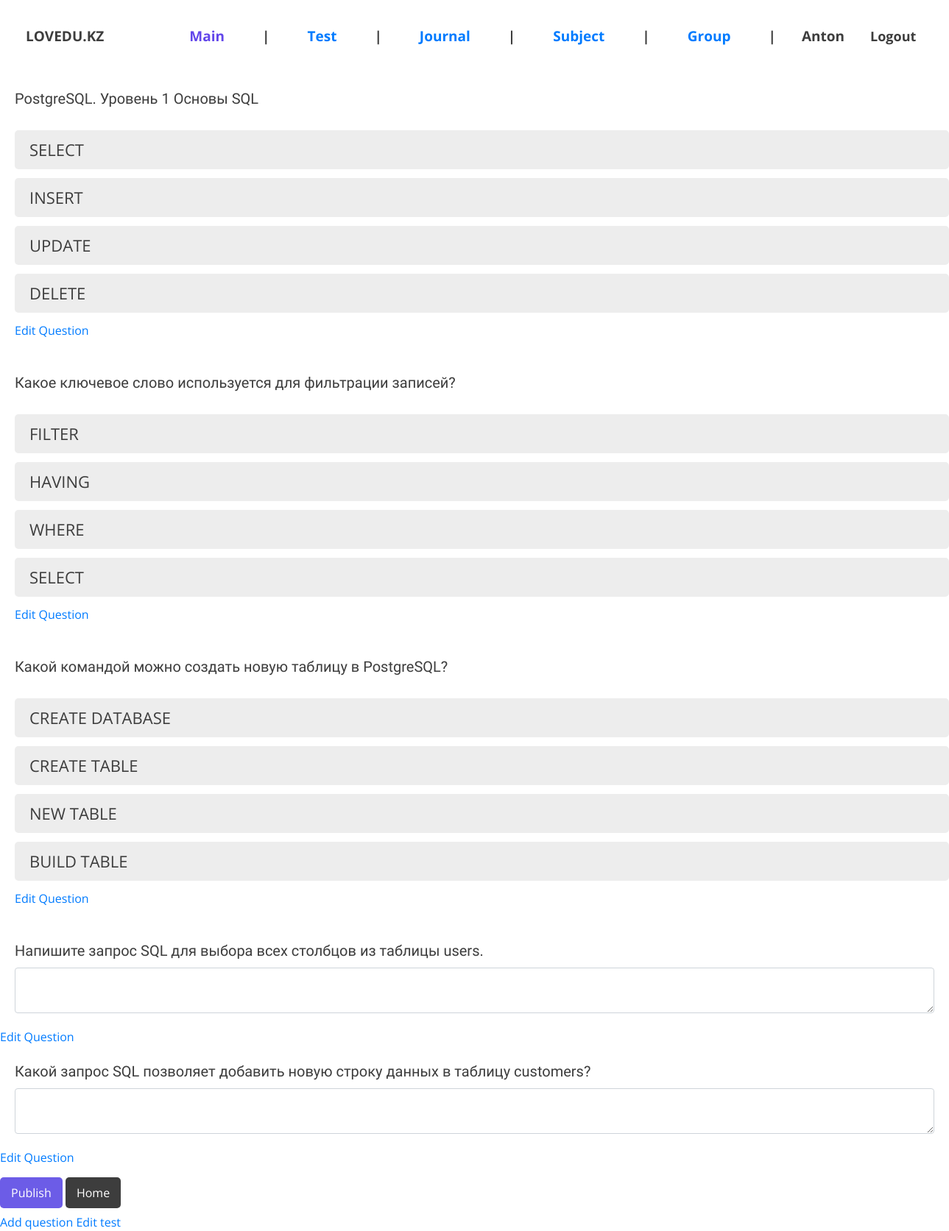
Page /tests/1/ (signed in) on the committed database.
### Quiz/models.py (models this page shows, shortened)
class CustomUser(AbstractUser):
    id = models.AutoField(primary_key=True)
    custom_groups = models.ManyToManyField(
        'CustomGroup',
        verbose_name=_('custom groups'),
        blank=True,
        help_text=_('The custom groups this user belongs to.'),
        related_name="custom_user_groups",
        related_query_name="custom_user",
    )
    user_permissions = models.ManyToManyField(
        Permission,
        verbose_name=_('user permissions'),
        blank=True,
        help_text=_('Specific permissions for this user.'),
        related_name="custom_user_permissions",
        related_query_name="user",
    )
    USER_TYPE_CHOICES = (
        (1, 'student'),
        (2, 'teacher'),
        (3, 'admin'),
    )
    subjects = models.ManyToManyField('Subject', related_name='users', blank=True)
    user_type = models.PositiveSmallIntegerField(choices=USER_TYPE_CHOICES, default=3)

class QuesModel(models.Model):
    id = models.AutoField(primary_key=True)
    test = models.ForeignKey(Test, on_delete=models.CASCADE, null=True)
    question = models.CharField(max_length=200, null=True)
    op1 = models.CharField(max_length=200, null=True)
    op2 = models.CharField(max_length=200, null=True)
    op3 = models.CharField(max_length=200, null=True)
    op4 = models.CharField(max_length=200, null=True)
    ans = models.CharField(max_length=200, null=True)
    QUESTION_TYPE_CHOICES = [
        ('MC', 'Multiple Choice'),
        ('WA', 'Written Answer')
    ]
    question_type = models.CharField(max_length=2, choices=QUESTION_TYPE_CHOICES, default='MC')

### Quiz/views.py (the view, shortened to what this page needs)
# urls.py: path('tests/<int:test_id>/', take_test, name='take_test'),
@never_cache
@login_required
def take_test(request, test_id):
    test = get_object_or_404(Test, pk=test_id)
    if request.user.is_staff:
        questions = QuesModel.objects.filter(test=test)
        return render(request, 'Quiz/tests.html', {'test': test, 'questions': questions})

### Quiz/templates/Quiz/tests.html (shortened to what this page needs)
  {% extends 'Quiz/dependencies.html' %}
  {% load static %}
  {% block content %}
  <head>
     <link rel="stylesheet" href="{% static 'styles/tests.css' %}">
</head>
<form method="post" action="{% url 'test_results' test.id request.user.id %}" id="testForm">
    {% for q in questions %}
      {% if q.question_type == 'WA' %}
    <div class="form-group">
      <label for="answer_{{ q.id }}">{{ q.question }}</label>
      <textarea name="{{ q.question }}" id="answer_{{ q.id }}" class="form-control"></textarea>
    </div>
    {% else %}
      <div class="form-group">
        <label for="question">{{ q.question }}</label>
      </div>
      <div class="form-check">
        <label class="form-check-label" for="option1_{{ q.id }}">
          {{ q.op1 }}
        </label>
      </div>
      <div class="form-check">
        <label class="form-check-label" for="option2_{{ q.id }}">
          {{ q.op2 }}
        </label>
      </div>
      <div class="form-check">
        <label class="form-check-label" for="option3_{{ q.id }}">
          {{ q.op3 }}
        </label>
      </div>
      <div class="form-check">
        <label class="form-check-label" for="option4_{{ q.id }}">
          {{ q.op4 }}
        </label>
        {% endif %}
        {% if request.user.is_staff %}
        <a href="{% url 'edit_question' test_id=test.id ques_id=q.id %}">Edit Question</a>
        {% endif %}
      </div>
      <br>
    {% endfor %}
    <br>
    {% if request.user.is_staff %}
  <a href="{% url 'publish_test' test.id %}" class="save-button">Publish</a>
   <a href="{% url 'home' %}" class="delete-button">Home</a>
  {% endif %}
  </form>
  {% if request.user.is_staff %}
<a href="{% url 'addQuestion' test.id %}">Add question</a>
<a href="{% url 'edit_test' test.id %}">Edit test</a>
  {% endif %}
  {% endblock %}

### Quiz/templates/Quiz/dependencies.html (shortened to what this page needs)
<html>
{% load static %}
<head>
    <link rel="stylesheet" href="https://stackpath.bootstrapcdn.com/bootstrap/4.5.0/css/bootstrap.min.css">
</head>
<body>
    {% include 'Quiz/navbar.html' %}
    {% block content %}
    {% endblock %}
    <br>
</body>
</html>

### Quiz/templates/Quiz/navbar.html (shortened to what this page needs)
{% load static %}
<head>
     <link rel="stylesheet" href="{% static 'styles/style.css' %}">
</head>
	<section class="secmain">
  <div id="menu">
      <p>LOVEDU.KZ</p>
  <div class="separator">
      <a class="nav-link" href="{% url 'home' %}"><span class="main" >Main</span></a>
      <span>|</span>
      {% if request.user.is_staff %}
        <a class="nav-link" href="{% url 'create_test' %}"><span class="test">Test</span></a>
    	<span>|</span>
      {% endif %}
       {% if request.user.is_staff %}
          <a class="nav-link" href="{% url 'journal' %}"><span class="journal">Journal</span></a>
     	<span>|</span>
            <a class="nav-link" href="{% url 'add_subject' %}"><span class="journal">Subject</span></a>
     	<span>|</span>
                  <a class="nav-link" href="{% url 'group_list' %}"><span class="journal">Group</span></a>
     	<span>|</span>
      {% endif %}
      {% if user.is_authenticated %}
      <span class="greet">{{request.user}}</span>
      {% endif %}
  <span ><a  class="greet" href="{% url 'logout' %}">Logout</a></span>
  </div>
</div>

### static/styles/style.css (style rules this page uses)
#menu { display: flex; align-items: center; }
#menu p { margin: 35px; font-size: 19px; color: #3D3D3D; }
#menu p, #menu .separator { margin-right: 100px; font-family: 'Open Sans', sans-serif; font-weight: bold; color: #3D3D3D; }
#menu .separator, #menu img { margin-right: 600px; }
.separator { display: flex; align-items: center; }
.separator span { margin-right: 35px; font-size: 19px; }
.separator .main { color: #6246EA; }
.secmain { width: 100%; height: 700px; background-color: white; }

### static/styles/tests.css (style rules this page uses)
body, html { font-family: 'Open Sans', sans-serif; background-color: #FFFFFF; color: #3D3D3D; margin: 0; padding: 0; }
h1, h2, h3, .form-group label { font-family: 'Peace Sans', sans-serif; }
.form-group { margin: 20px; font-size: 20px; }
.form-check-label { display: block; position: relative; cursor: pointer; padding-left: 35px; margin-bottom: 12px; padding-top: 3px; font-size: 22px; user-select: none; }
.form-check-label { background-color: #EDEDED; padding: 10px 20px; border-radius: 5px; transition: background-color 0.3s ease; }
.save-button, .delete-button { padding: 10px 15px; border: none; border-radius: 5px; font-size: 16px; cursor: pointer; transition: background-color 0.3s ease; }
.save-button { background-color: #6c5ce7; color: white; }
.delete-button { background-color: #3D3D3D; color: white; }

### Quiz/templates/Quiz/navbar.html (style rules this page uses)
.greet { font-size: 18px; color: #3D3D3D; text-align: right; }

### rows in the picture
CustomUser: user "Anton"
QuesModel: question "PostgreSQL. Уровень 1 Основы SQL", op1 "SELECT", op2 "INSERT", op3 "UPDATE", op4 "DELETE"
QuesModel: question "Какое ключевое слово используется для фильтрации записей?", op1 "FILTER", op2 "HAVING", op3 "WHERE", op4 "SELECT"
QuesModel: question "Какой командой можно создать новую таблицу в PostgreSQL?", op1 "CREATE DATABASE", op2 "CREATE TABLE", op3 "NEW TABLE", op4 "BUILD TABLE"
QuesModel: question "Напишите запрос SQL для выбора всех столбцов из таблицы users."
QuesModel: question "Какой запрос SQL позволяет добавить новую строку данных в таблицу customers?"
